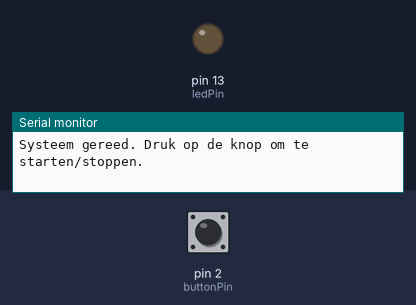
Recording of a sketch running on a simulated Arduino Uno, built with avr-gcc and run on an emulated ATmega328P. Shown: output pins drawn as LEDs (lit = HIGH), the last lines printed to the serial monitor. Inputs (shaded band) come from the test bench; at power-on: pin 2 (buttonPin) HIGH.

Above: at 1.2 s.
1.3 s: pin 2 (buttonPin) pulled LOW for 0.15 s
At 2.2 s:
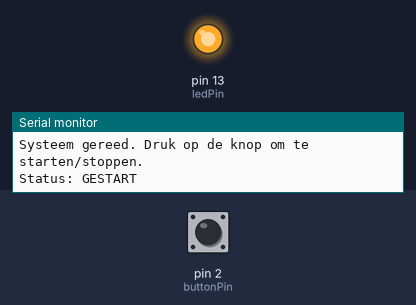
2.9 s: pin 2 (buttonPin) pulled LOW for 1 s
At 3.4 s:
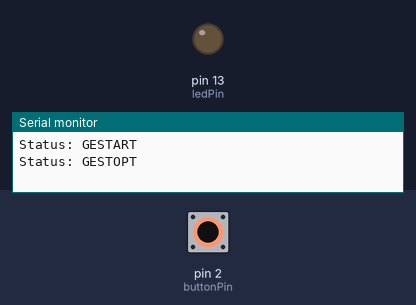
5.4 s: pin 2 (buttonPin) pulled LOW for 3.2 s
At 6.5 s:
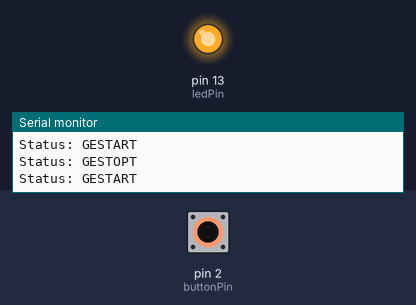
Timing chart, 0 to 8.4 s (numbered marks = the images above; inputs shaded):
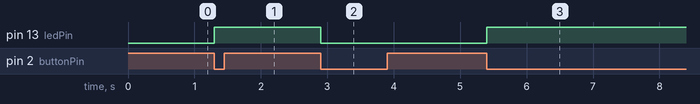

The sketch:

POC_interrupt.ino
```cpp
const byte buttonPin = 2;   // Knop met interrupt
const byte ledPin = 13;     // LED om status aan te tonen

// --- Variabelen ---
volatile bool buttonPressed = false;  // Wordt aangepast in interrupt
bool running = false;                 // Houdt de status bij

void setup() {
  pinMode(buttonPin, INPUT_PULLUP);  // Interne pull-up gebruiken
  pinMode(ledPin, OUTPUT);

  attachInterrupt(digitalPinToInterrupt(buttonPin), buttonISR, FALLING);
  // Interrupt bij vallende flank (knop ingedrukt)

  Serial.begin(9600);
  Serial.println("Systeem gereed. Druk op de knop om te starten/stoppen.");
}

void loop() {
  if (buttonPressed) {
    buttonPressed = false;  // Reset de vlag

    // Toggle de status
    running = !running;
    digitalWrite(ledPin, running ? HIGH : LOW);

    Serial.print("Status: ");
    Serial.println(running ? "GESTART" : "GESTOPT");
  }

  // (optionele simulatie van lopend proces)
  if (running) {
    // Doe iets terwijl het systeem 'loopt'
    delay(100);  // Tijdelijke vertraging
  }
}

// --- Interrupt Service Routine ---
void buttonISR() {
  static unsigned long lastInterruptTime = 0;
  unsigned long interruptTime = millis();

  // Eenvoudige debounce (200 ms)
  if (interruptTime - lastInterruptTime > 600) {
    buttonPressed = true;
    lastInterruptTime = interruptTime;
  }
}
```

Measured:
- after the input at 1.3 s, pin 13 (ledPin): LOW → HIGH at once
- after the input at 2.9 s, pin 13 (ledPin): HIGH → LOW at once
- after the input at 5.4 s, pin 13 (ledPin): LOW → HIGH at once
